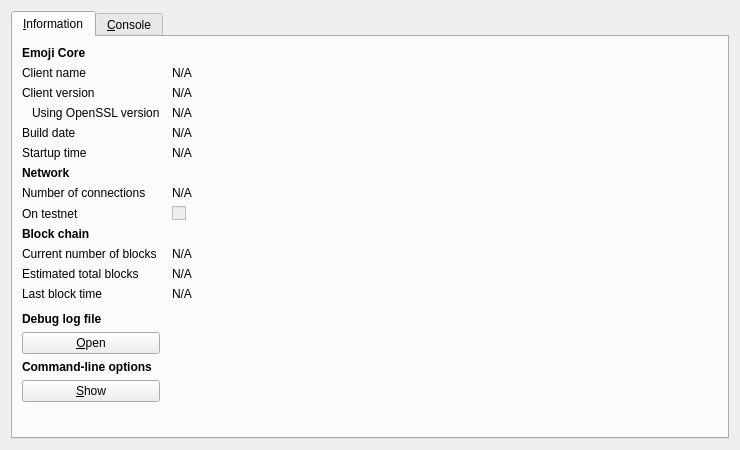
<?xml version="1.0" encoding="UTF-8"?>
<ui version="4.0">
 <class>RPCConsole</class>
 <widget class="QDialog" name="RPCConsole">
  <property name="geometry">
   <rect>
    <x>0</x>
    <y>0</y>
    <width>740</width>
    <height>450</height>
   </rect>
  </property>
  <property name="windowTitle">
   <string>Emoji - Debug window</string>
  </property>
  <layout class="QVBoxLayout" name="verticalLayout_2">
   <item>
    <widget class="QTabWidget" name="tabWidget">
     <property name="currentIndex">
      <number>0</number>
     </property>
     <widget class="QWidget" name="tab_info">
      <attribute name="title">
       <string>&amp;Information</string>
      </attribute>
      <layout class="QGridLayout" name="gridLayout" columnstretch="0,1">
       <property name="horizontalSpacing">
        <number>12</number>
       </property>
       <item row="0" column="0">
        <widget class="QLabel" name="label_9">
         <property name="font">
          <font>
           <weight>75</weight>
           <bold>true</bold>
          </font>
         </property>
         <property name="text">
          <string>Emoji Core</string>
         </property>
        </widget>
       </item>
       <item row="1" column="0">
        <widget class="QLabel" name="label_5">
         <property name="text">
          <string>Client name</string>
         </property>
        </widget>
       </item>
       <item row="1" column="1">
        <widget class="QLabel" name="clientName">
         <property name="cursor">
          <cursorShape>IBeamCursor</cursorShape>
         </property>
         <property name="text">
          <string>N/A</string>
         </property>
         <property name="textFormat">
          <enum>Qt::PlainText</enum>
         </property>
         <property name="textInteractionFlags">
          <set>Qt::LinksAccessibleByMouse|Qt::TextSelectableByKeyboard|Qt::TextSelectableByMouse</set>
         </property>
        </widget>
       </item>
       <item row="2" column="0">
        <widget class="QLabel" name="label_6">
         <property name="text">
          <string>Client version</string>
         </property>
        </widget>
       </item>
       <item row="2" column="1">
        <widget class="QLabel" name="clientVersion">
         <property name="cursor">
          <cursorShape>IBeamCursor</cursorShape>
         </property>
         <property name="text">
          <string>N/A</string>
         </property>
         <property name="textFormat">
          <enum>Qt::PlainText</enum>
         </property>
         <property name="textInteractionFlags">
          <set>Qt::LinksAccessibleByMouse|Qt::TextSelectableByKeyboard|Qt::TextSelectableByMouse</set>
         </property>
        </widget>
       </item>
       <item row="3" column="0">
        <widget class="QLabel" name="label_14">
         <property name="text">
          <string>Using OpenSSL version</string>
         </property>
         <property name="indent">
          <number>10</number>
         </property>
        </widget>
       </item>
       <item row="3" column="1">
        <widget class="QLabel" name="openSSLVersion">
         <property name="cursor">
          <cursorShape>IBeamCursor</cursorShape>
         </property>
         <property name="text">
          <string>N/A</string>
         </property>
         <property name="textFormat">
          <enum>Qt::PlainText</enum>
         </property>
         <property name="textInteractionFlags">
          <set>Qt::LinksAccessibleByMouse|Qt::TextSelectableByKeyboard|Qt::TextSelectableByMouse</set>
         </property>
        </widget>
       </item>
       <item row="4" column="0">
        <widget class="QLabel" name="label_12">
         <property name="text">
          <string>Build date</string>
         </property>
        </widget>
       </item>
       <item row="4" column="1">
        <widget class="QLabel" name="buildDate">
         <property name="cursor">
          <cursorShape>IBeamCursor</cursorShape>
         </property>
         <property name="text">
          <string>N/A</string>
         </property>
         <property name="textFormat">
          <enum>Qt::PlainText</enum>
         </property>
         <property name="textInteractionFlags">
          <set>Qt::LinksAccessibleByMouse|Qt::TextSelectableByKeyboard|Qt::TextSelectableByMouse</set>
         </property>
        </widget>
       </item>
       <item row="5" column="0">
        <widget class="QLabel" name="label_13">
         <property name="text">
          <string>Startup time</string>
         </property>
        </widget>
       </item>
       <item row="5" column="1">
        <widget class="QLabel" name="startupTime">
         <property name="cursor">
          <cursorShape>IBeamCursor</cursorShape>
         </property>
         <property name="text">
          <string>N/A</string>
         </property>
         <property name="textFormat">
          <enum>Qt::PlainText</enum>
         </property>
         <property name="textInteractionFlags">
          <set>Qt::LinksAccessibleByMouse|Qt::TextSelectableByKeyboard|Qt::TextSelectableByMouse</set>
         </property>
        </widget>
       </item>
       <item row="6" column="0">
        <widget class="QLabel" name="label_11">
         <property name="font">
          <font>
           <weight>75</weight>
           <bold>true</bold>
          </font>
         </property>
         <property name="text">
          <string>Network</string>
         </property>
        </widget>
       </item>
       <item row="7" column="0">
        <widget class="QLabel" name="label_7">
         <property name="text">
          <string>Number of connections</string>
         </property>
        </widget>
       </item>
       <item row="7" column="1">
        <widget class="QLabel" name="numberOfConnections">
         <property name="cursor">
          <cursorShape>IBeamCursor</cursorShape>
         </property>
         <property name="text">
          <string>N/A</string>
         </property>
         <property name="textFormat">
          <enum>Qt::PlainText</enum>
         </property>
         <property name="textInteractionFlags">
          <set>Qt::LinksAccessibleByMouse|Qt::TextSelectableByKeyboard|Qt::TextSelectableByMouse</set>
         </property>
        </widget>
       </item>
       <item row="8" column="0">
        <widget class="QLabel" name="label_8">
         <property name="text">
          <string>On testnet</string>
         </property>
        </widget>
       </item>
       <item row="8" column="1">
        <widget class="QCheckBox" name="isTestNet">
         <property name="enabled">
          <bool>false</bool>
         </property>
         <property name="text">
          <string/>
         </property>
        </widget>
       </item>
       <item row="9" column="0">
        <widget class="QLabel" name="label_10">
         <property name="font">
          <font>
           <weight>75</weight>
           <bold>true</bold>
          </font>
         </property>
         <property name="text">
          <string>Block chain</string>
         </property>
        </widget>
       </item>
       <item row="10" column="0">
        <widget class="QLabel" name="label_3">
         <property name="text">
          <string>Current number of blocks</string>
         </property>
        </widget>
       </item>
       <item row="10" column="1">
        <widget class="QLabel" name="numberOfBlocks">
         <property name="cursor">
          <cursorShape>IBeamCursor</cursorShape>
         </property>
         <property name="text">
          <string>N/A</string>
         </property>
         <property name="textFormat">
          <enum>Qt::PlainText</enum>
         </property>
         <property name="textInteractionFlags">
          <set>Qt::LinksAccessibleByMouse|Qt::TextSelectableByKeyboard|Qt::TextSelectableByMouse</set>
         </property>
        </widget>
       </item>
       <item row="11" column="0">
        <widget class="QLabel" name="label_4">
         <property name="text">
          <string>Estimated total blocks</string>
         </property>
        </widget>
       </item>
       <item row="11" column="1">
        <widget class="QLabel" name="totalBlocks">
         <property name="cursor">
          <cursorShape>IBeamCursor</cursorShape>
         </property>
         <property name="text">
          <string>N/A</string>
         </property>
         <property name="textFormat">
          <enum>Qt::PlainText</enum>
         </property>
         <property name="textInteractionFlags">
          <set>Qt::LinksAccessibleByMouse|Qt::TextSelectableByKeyboard|Qt::TextSelectableByMouse</set>
         </property>
        </widget>
       </item>
       <item row="12" column="0">
        <widget class="QLabel" name="label_2">
         <property name="text">
          <string>Last block time</string>
         </property>
        </widget>
       </item>
       <item row="12" column="1">
        <widget class="QLabel" name="lastBlockTime">
         <property name="cursor">
          <cursorShape>IBeamCursor</cursorShape>
         </property>
         <property name="text">
          <string>N/A</string>
         </property>
         <property name="textFormat">
          <enum>Qt::PlainText</enum>
         </property>
         <property name="textInteractionFlags">
          <set>Qt::LinksAccessibleByMouse|Qt::TextSelectableByKeyboard|Qt::TextSelectableByMouse</set>
         </property>
        </widget>
       </item>
       <item row="13" column="0">
        <spacer name="verticalSpacer_2">
         <property name="orientation">
          <enum>Qt::Vertical</enum>
         </property>
         <property name="sizeHint" stdset="0">
          <size>
           <width>20</width>
           <height>20</height>
          </size>
         </property>
        </spacer>
       </item>
       <item row="14" column="0">
        <widget class="QLabel" name="labelDebugLogfile">
         <property name="font">
          <font>
           <weight>75</weight>
           <bold>true</bold>
          </font>
         </property>
         <property name="text">
          <string>Debug log file</string>
         </property>
        </widget>
       </item>
       <item row="15" column="0">
        <widget class="QPushButton" name="openDebugLogfileButton">
         <property name="toolTip">
          <string>Open the Emoji debug log file from the current data directory. This can take a few seconds for large log files.</string>
         </property>
         <property name="text">
          <string>&amp;Open</string>
         </property>
         <property name="autoDefault">
          <bool>false</bool>
         </property>
        </widget>
       </item>
       <item row="16" column="0">
        <widget class="QLabel" name="labelCLOptions">
         <property name="font">
          <font>
           <weight>75</weight>
           <bold>true</bold>
          </font>
         </property>
         <property name="text">
          <string>Command-line options</string>
         </property>
        </widget>
       </item>
       <item row="17" column="0">
        <widget class="QPushButton" name="showCLOptionsButton">
         <property name="toolTip">
          <string>Show the Emoji-Qt help message to get a list with possible Emoji command-line options.</string>
         </property>
         <property name="text">
          <string>&amp;Show</string>
         </property>
         <property name="autoDefault">
          <bool>false</bool>
         </property>
        </widget>
       </item>
       <item row="18" column="0">
        <spacer name="verticalSpacer">
         <property name="orientation">
          <enum>Qt::Vertical</enum>
         </property>
         <property name="sizeHint" stdset="0">
          <size>
           <width>20</width>
           <height>40</height>
          </size>
         </property>
        </spacer>
       </item>
      </layout>
     </widget>
     <widget class="QWidget" name="tab_console">
      <attribute name="title">
       <string>&amp;Console</string>
      </attribute>
      <layout class="QVBoxLayout" name="verticalLayout_3">
       <property name="spacing">
        <number>3</number>
       </property>
       <item>
        <widget class="QTextEdit" name="messagesWidget">
         <property name="minimumSize">
          <size>
           <width>0</width>
           <height>100</height>
          </size>
         </property>
         <property name="readOnly">
          <bool>true</bool>
         </property>
         <property name="tabKeyNavigation" stdset="0">
          <bool>false</bool>
         </property>
         <property name="columnCount" stdset="0">
          <number>2</number>
         </property>
        </widget>
       </item>
       <item>
        <layout class="QHBoxLayout" name="horizontalLayout">
         <property name="spacing">
          <number>3</number>
         </property>
         <item>
          <widget class="QLabel" name="label">
           <property name="text">
            <string notr="true">&gt;</string>
           </property>
          </widget>
         </item>
         <item>
          <widget class="QLineEdit" name="lineEdit"/>
         </item>
         <item>
          <widget class="QPushButton" name="clearButton">
           <property name="maximumSize">
            <size>
             <width>24</width>
             <height>24</height>
            </size>
           </property>
           <property name="toolTip">
            <string>Clear console</string>
           </property>
           <property name="text">
            <string/>
           </property>
           <property name="icon">
            <iconset resource="../bitcoin.qrc">
             <normaloff>:/icons/remove</normaloff>:/icons/remove</iconset>
           </property>
           <property name="shortcut">
            <string notr="true">Ctrl+L</string>
           </property>
           <property name="autoDefault">
            <bool>false</bool>
           </property>
          </widget>
         </item>
        </layout>
       </item>
      </layout>
     </widget>
    </widget>
   </item>
  </layout>
 </widget>
 <resources>
  <include location="../bitcoin.qrc"/>
 </resources>
 <connections/>
</ui>
